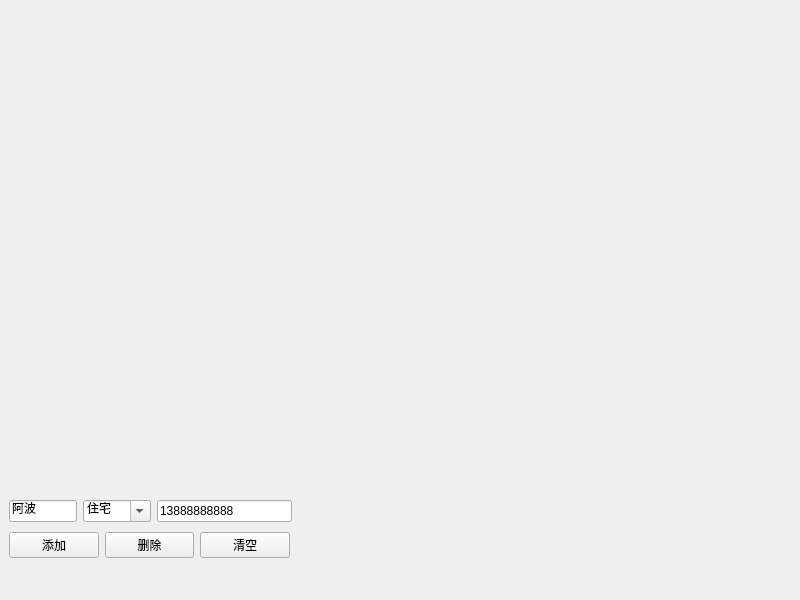
<?xml version="1.0" encoding="UTF-8"?>
<ui version="4.0">
 <class>frmTelWidget</class>
 <widget class="QWidget" name="frmTelWidget">
  <property name="geometry">
   <rect>
    <x>0</x>
    <y>0</y>
    <width>800</width>
    <height>600</height>
   </rect>
  </property>
  <property name="windowTitle">
   <string>Form</string>
  </property>
  <widget class="TelWidget" name="telWidget" native="true">
   <property name="geometry">
    <rect>
     <x>9</x>
     <y>9</y>
     <width>283</width>
     <height>481</height>
    </rect>
   </property>
   <property name="sizePolicy">
    <sizepolicy hsizetype="Preferred" vsizetype="Expanding">
     <horstretch>0</horstretch>
     <verstretch>0</verstretch>
    </sizepolicy>
   </property>
  </widget>
  <widget class="QWidget" name="layoutWidget">
   <property name="geometry">
    <rect>
     <x>9</x>
     <y>500</y>
     <width>283</width>
     <height>23</height>
    </rect>
   </property>
   <layout class="QHBoxLayout" name="horizontalLayout">
    <item>
     <widget class="QLineEdit" name="txtName">
      <property name="sizePolicy">
       <sizepolicy hsizetype="Expanding" vsizetype="Fixed">
        <horstretch>1</horstretch>
        <verstretch>0</verstretch>
       </sizepolicy>
      </property>
      <property name="text">
       <string>阿波</string>
      </property>
     </widget>
    </item>
    <item>
     <widget class="QComboBox" name="cboxType">
      <property name="sizePolicy">
       <sizepolicy hsizetype="Preferred" vsizetype="Fixed">
        <horstretch>1</horstretch>
        <verstretch>0</verstretch>
       </sizepolicy>
      </property>
      <property name="editable">
       <bool>true</bool>
      </property>
      <item>
       <property name="text">
        <string>住宅</string>
       </property>
      </item>
      <item>
       <property name="text">
        <string>家里</string>
       </property>
      </item>
      <item>
       <property name="text">
        <string>公司</string>
       </property>
      </item>
     </widget>
    </item>
    <item>
     <widget class="QLineEdit" name="txtTel">
      <property name="sizePolicy">
       <sizepolicy hsizetype="Expanding" vsizetype="Fixed">
        <horstretch>2</horstretch>
        <verstretch>0</verstretch>
       </sizepolicy>
      </property>
      <property name="text">
       <string>13888888888</string>
      </property>
     </widget>
    </item>
   </layout>
  </widget>
  <widget class="QWidget" name="layoutWidget1">
   <property name="geometry">
    <rect>
     <x>9</x>
     <y>530</y>
     <width>281</width>
     <height>30</height>
    </rect>
   </property>
   <layout class="QHBoxLayout" name="horizontalLayout_2">
    <item>
     <widget class="QPushButton" name="btnAdd">
      <property name="text">
       <string>添加</string>
      </property>
     </widget>
    </item>
    <item>
     <widget class="QPushButton" name="btnDelete">
      <property name="text">
       <string>删除</string>
      </property>
     </widget>
    </item>
    <item>
     <widget class="QPushButton" name="btnClear">
      <property name="text">
       <string>清空</string>
      </property>
     </widget>
    </item>
   </layout>
  </widget>
 </widget>
 <customwidgets>
  <customwidget>
   <class>TelWidget</class>
   <extends>QWidget</extends>
   <header location="global">telwidget.h</header>
   <container>1</container>
  </customwidget>
 </customwidgets>
 <resources/>
 <connections/>
</ui>
